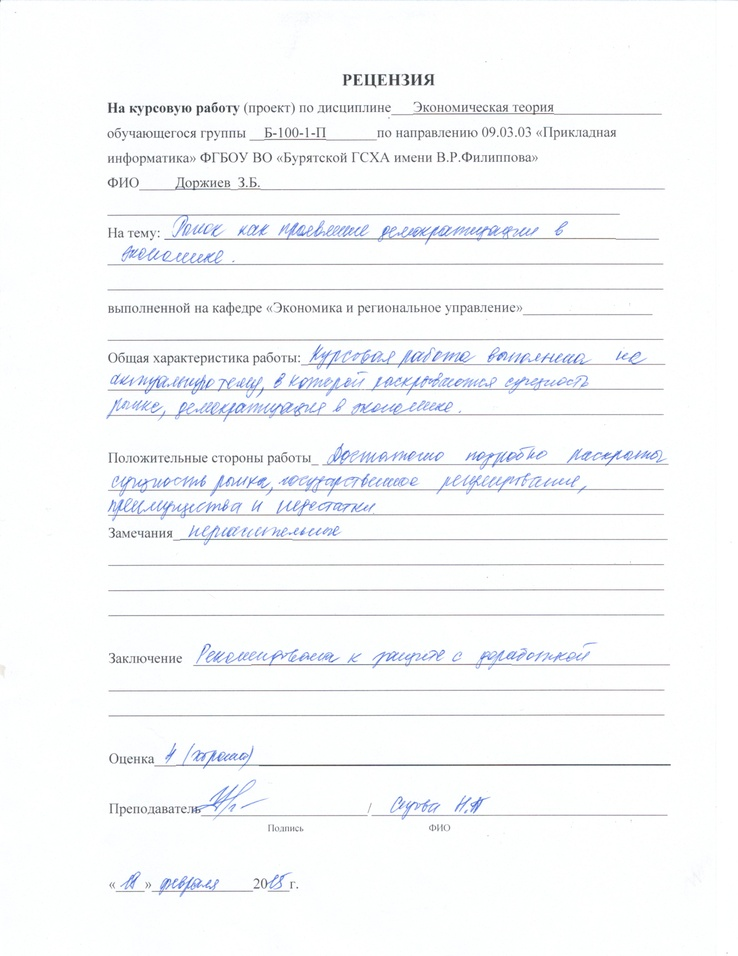
#> input picture 0.jpeg, 738 x 956 px, shrunk from 3400 x 4400 before the run
$ python hjh.py
#> lines starting #> are read from the running program, lines starting #| are printed output that depends on the picture; after the words box and inside, x2 and y2 are one past the last pixel; in counts of white or black regions, pixels touching at a corner belong together
import cv2
import numpy as np


def extract_text_words(image_path):
    # Загрузка изображения
#> called with image_path = '0.jpeg'
    image = cv2.imread(image_path)
#> image is the input picture: shape (956, 738, 3); mean B, G, R 250, 248.8, 247.4

    # Преобразование изображения в оттенки серого
    gray = cv2.cvtColor(image, cv2.COLOR_BGR2GRAY)
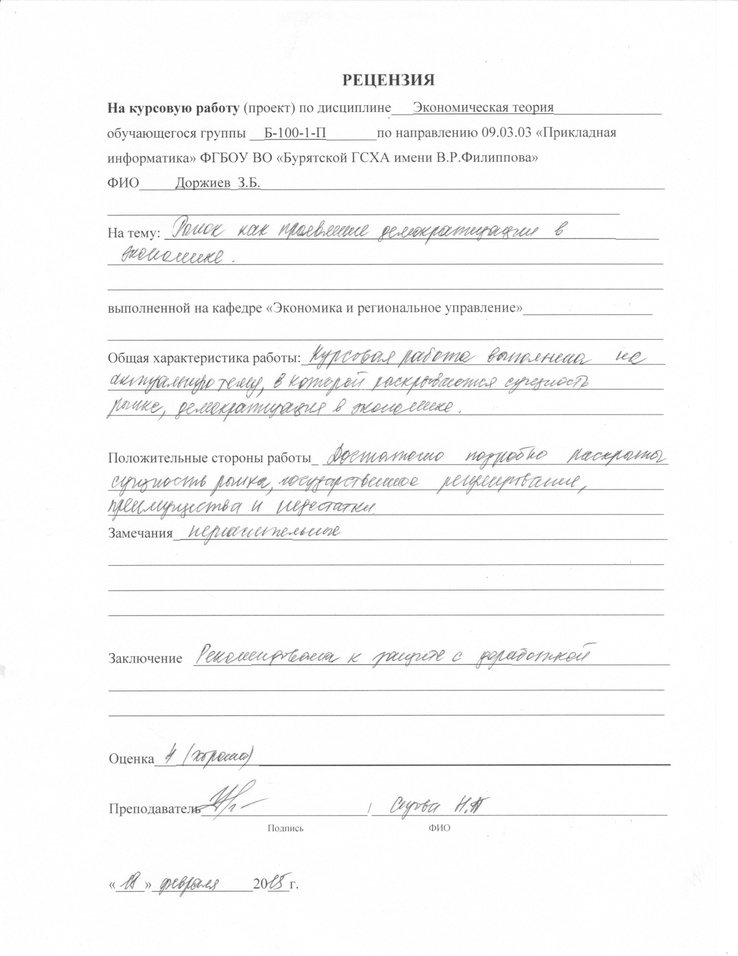
#> gray: shape (956, 738); min 42, max 255, mean 248.5

    # Применение порогового значения для получения черно-белого изображения
    _, threshold = cv2.threshold(gray, 0, 255, cv2.THRESH_BINARY_INV + cv2.THRESH_OTSU)
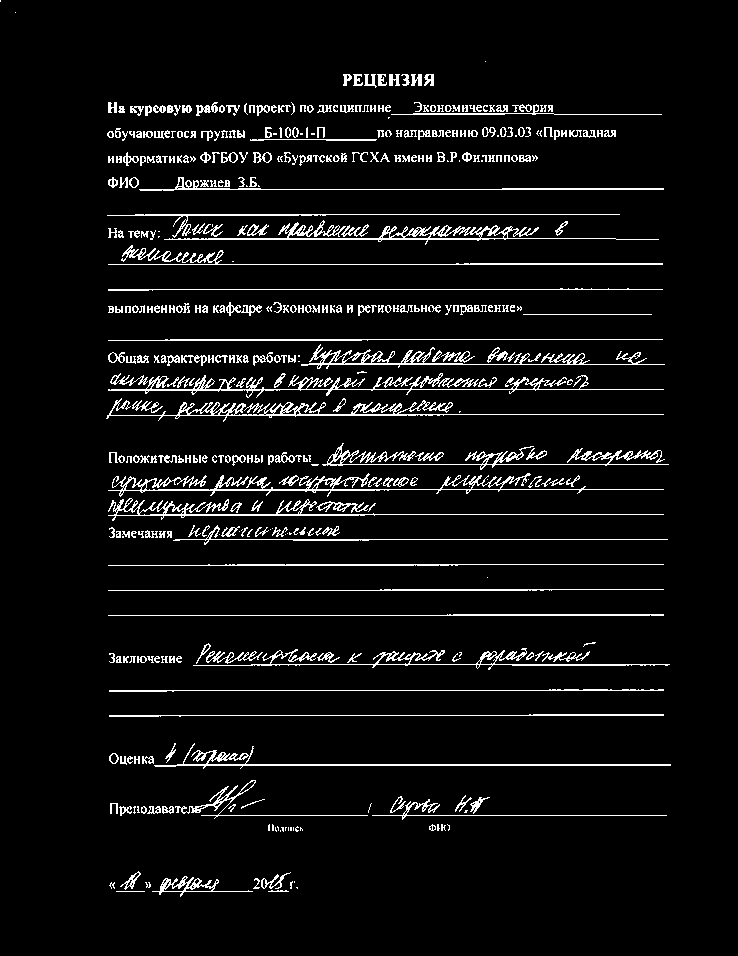
#> threshold: shape (956, 738); 6% white in thin lines or dots, all inside (x1, y1, x2, y2) = (0, 0, 671, 897)

    # Поиск контуров на изображении
    contours, _ = cv2.findContours(threshold, cv2.RETR_EXTERNAL, cv2.CHAIN_APPROX_SIMPLE)
#> contours = 435 contours, 245 with area under 20; largest, box (x1, y1, x2, y2) and area: (108, 473, 664, 497) 1725, (164, 220, 659, 245) 1720, (106, 398, 664, 422) 1626, (108, 373, 664, 398) 1425, (301, 344, 665, 369) 1280

    # Итерация по контурам
    words = []
    for contour in contours:
        # Ограничивающий прямоугольник контура
        x, y, w, h = cv2.boundingRect(contour)

        # Исключение слишком маленьких и слишком больших контуров
        area = cv2.contourArea(contour)
        if area < 100 or area > 10000:
            continue

        # Вырезание слова из исходного изображения
        word_image = image[y:y + h, x:x + w]

        # Добавление слова в список
        words.append(word_image)
#> this loop made 435 passes
#> (x, y, w, h, area) on passes 9 to 11: (152, 876, 101, 21, 505), (261, 872, 30, 17, 96.5), (120, 871, 21, 19, 108)
#> after the loop, words = 35 items

    return words


# Пример использования
image_path = '0.jpeg'  # Замените путь на путь к вашему изображению документа
word_images = extract_text_words(image_path)
#> word_images = 35 items

# Сохранение каждого слова в отдельный файл в формате PNG
for i, word_image in enumerate(word_images):
    cv2.imwrite(f'word_{i}.png', word_image)  # Сохранение изображения с помощью OpenCV
#> this loop made 35 passes
#> pass 1, `cv2.imwrite(f'word_{i}.png', word_image)`:
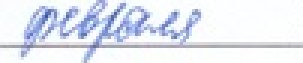
#> saved as word_0.png: shape (21, 101, 3) (shown 3 times larger); mean B, G, R 242.5, 232.2, 227.8

# Вывод количества слов
print(f"Извлечено {len(word_images)} слов(a)")
#| Извлечено 35 слов(a)

$ run again, with test_simple.jpeg copied over 0.jpeg
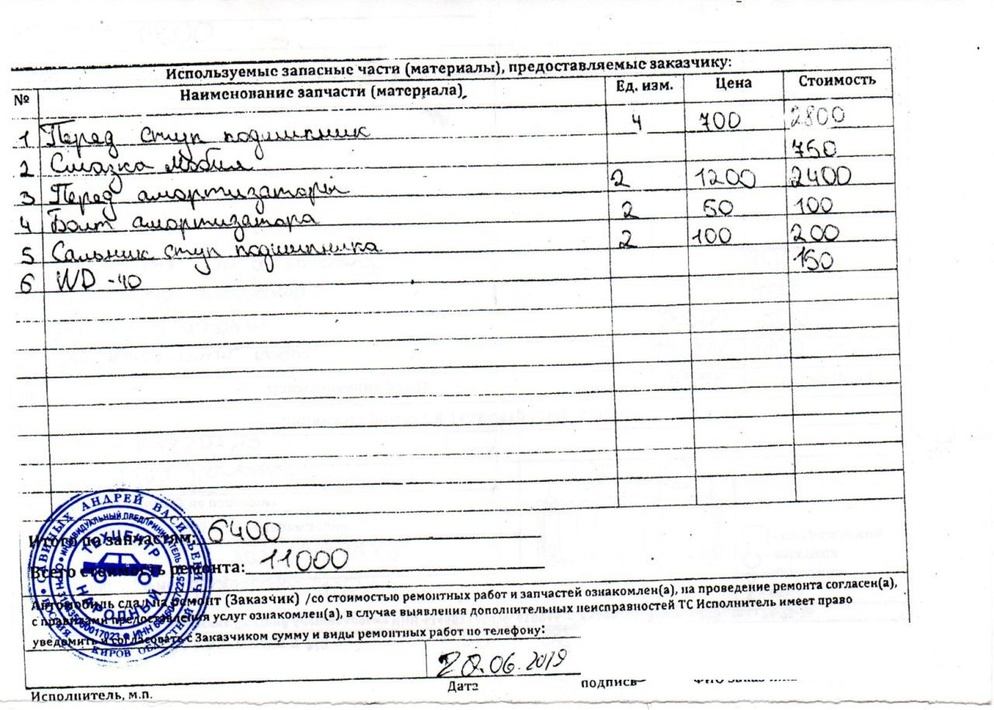
#> input picture test_simple.jpeg, 994 x 710 px, shrunk from 1280 x 914 before the run
#> in extract_text_words, image is the input picture: shape (710, 994, 3); mean B, G, R 235, 234.2, 233.8
#> in extract_text_words, `_, threshold = cv2.threshold(gray, 0, 255, cv2.THRESH_BINARY_INV + cv2..`:
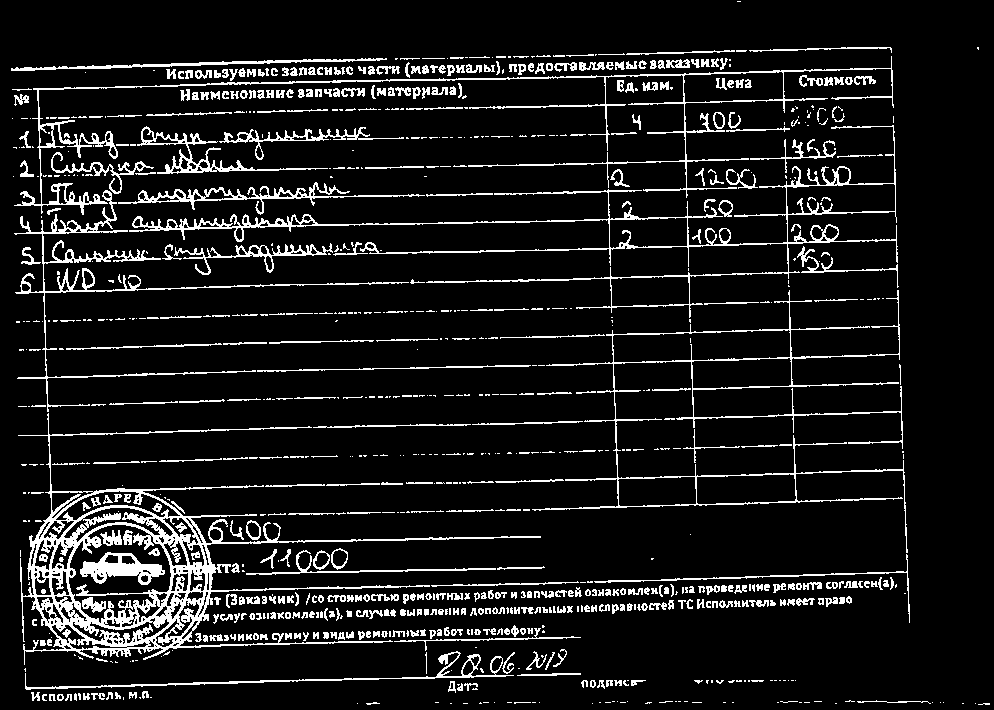
#> threshold: shape (710, 994); 9.8% white in thin lines or dots
#> contours = 857 contours, 568 with area under 20; largest, box (x1, y1, x2, y2) and area: (18, 413, 541, 665) 26520, (532, 290, 908, 553) 14192, (129, 125, 898, 318) 11237, (14, 56, 894, 215) 5704, (14, 190, 409, 412) 2058
#> the loop in extract_text_words, `for contour in contours:` made 857 passes
#> (x, y, w, h, area) on passes 46, 49, 50: (57, 694, 7, 7, 31.5), (91, 693, 14, 7, 28.5), (83, 693, 7, 7, 22)
#> after the loop in extract_text_words, `for contour in contours:`: words = 24 items
#> the loop `for i, word_image in enumerate(word_images):` made 24 passes
#> pass 2, `cv2.imwrite(f'word_{i}.png', word_image)`:
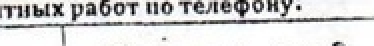
#> saved as word_1.png: shape (23, 187, 3) (shown 2 times larger); mean B, G, R 212.1, 212.2, 212.1
#| Извлечено 24 слов(a)

$ run again, with 37.png saved as 0.jpeg
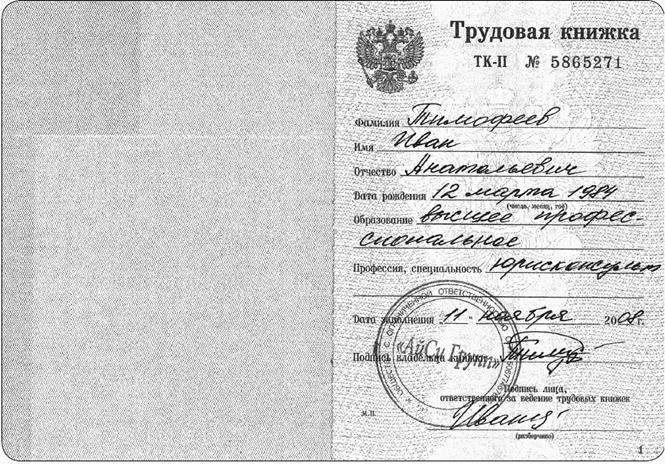
#> input picture 37.png, 665 x 464 px
#> in extract_text_words, image is the input picture: shape (464, 665, 3); min 0, max 255, mean 208.5
#> in extract_text_words, `_, threshold = cv2.threshold(gray, 0, 255, cv2.THRESH_BINARY_INV + cv2..`:
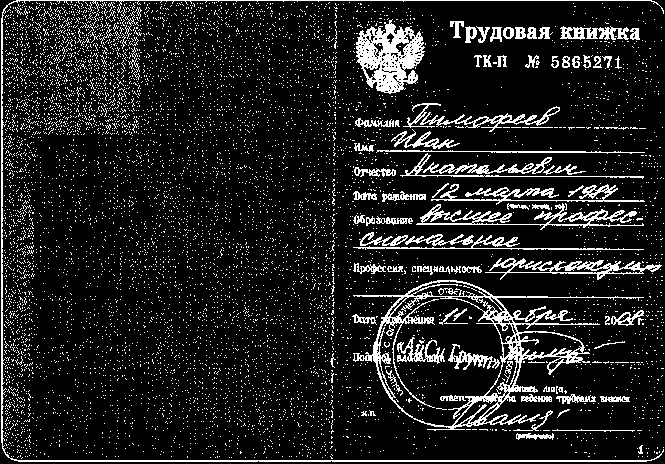
#> threshold: shape (464, 665); 12.4% white in thin lines or dots
#> contours = 7655 contours, 7594 with area under 20; largest, box (x1, y1, x2, y2) and area: (353, 280, 644, 431) 19390, (356, 19, 425, 94) 3260, (416, 203, 644, 230) 1450, (485, 258, 662, 280) 1280, (1, 0, 664, 462) 1124
#> the loop in extract_text_words, `for contour in contours:` made 7655 passes
#> (x, y, w, h, area) on passes 1 to 3: (322, 457, 1, 1, 0), (310, 457, 1, 1, 0), (266, 457, 1, 1, 0)
#> after the loop in extract_text_words, `for contour in contours:`: words = 28 items
#> the loop `for i, word_image in enumerate(word_images):` made 28 passes
#| Извлечено 28 слов(a)

$ run again, with 89.png saved as 0.jpeg
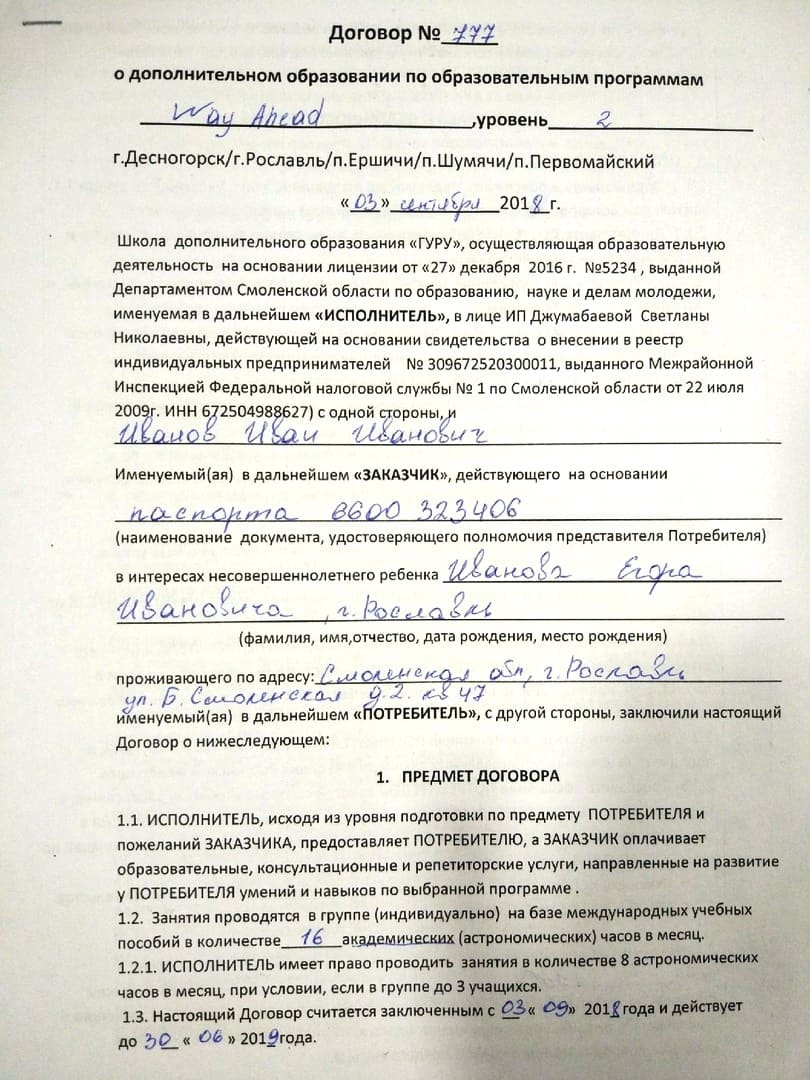
#> input picture 89.png, 810 x 1080 px
#> in extract_text_words, image is the input picture: shape (1080, 810, 3); mean B, G, R 210.2, 218.7, 220.3
#> in extract_text_words, `_, threshold = cv2.threshold(gray, 0, 255, cv2.THRESH_BINARY_INV + cv2..`:
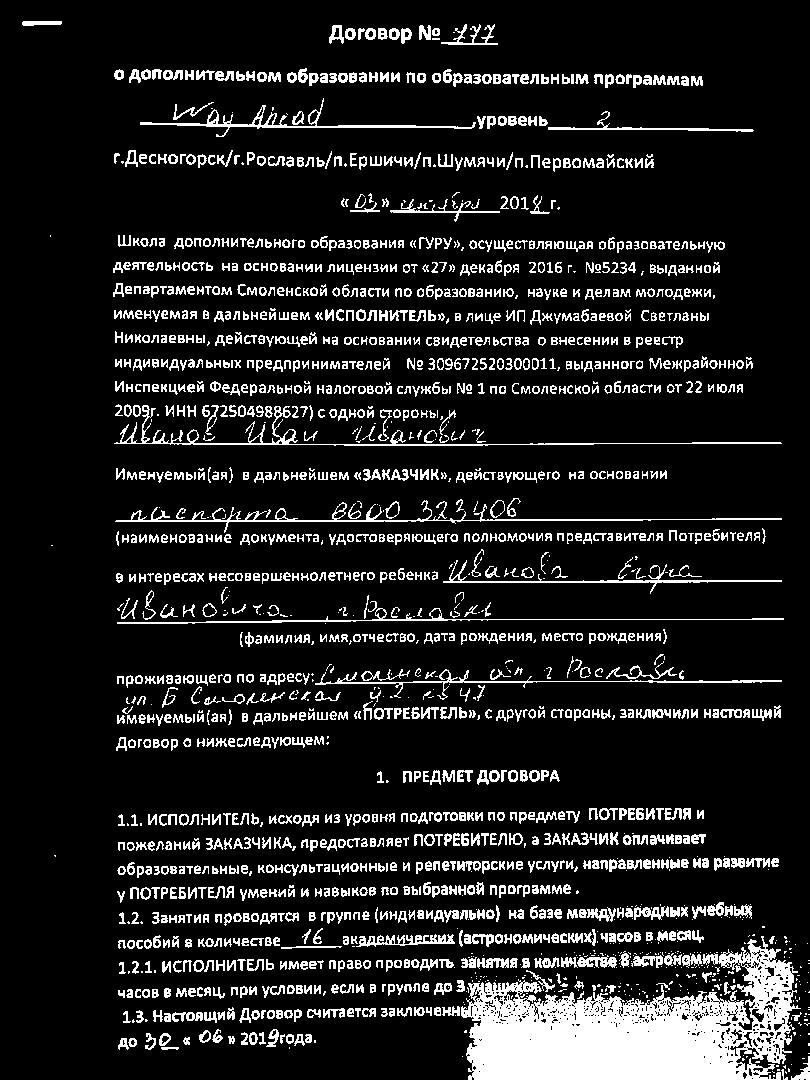
#> threshold: shape (1080, 810); 12.6% white; 1885 white regions (460 under 20 px)
#> contours = 1880 contours, 743 with area under 20; largest, box (x1, y1, x2, y2) and area: (461, 936, 801, 1080) 27701, (114, 405, 782, 446) 1296, (115, 500, 782, 533) 1213, (140, 98, 476, 137) 1032, (117, 608, 784, 624) 559
#> the loop in extract_text_words, `for contour in contours:` made 1880 passes
#> (x, y, w, h, area) on passes 13, 19, 22: (791, 1056, 19, 24, 122.5), (161, 1047, 18, 3, 25), (128, 1038, 9, 9, 52)
#> after the loop in extract_text_words, `for contour in contours:`: words = 36 items
#> the loop `for i, word_image in enumerate(word_images):` made 36 passes
#| Извлечено 36 слов(a)
